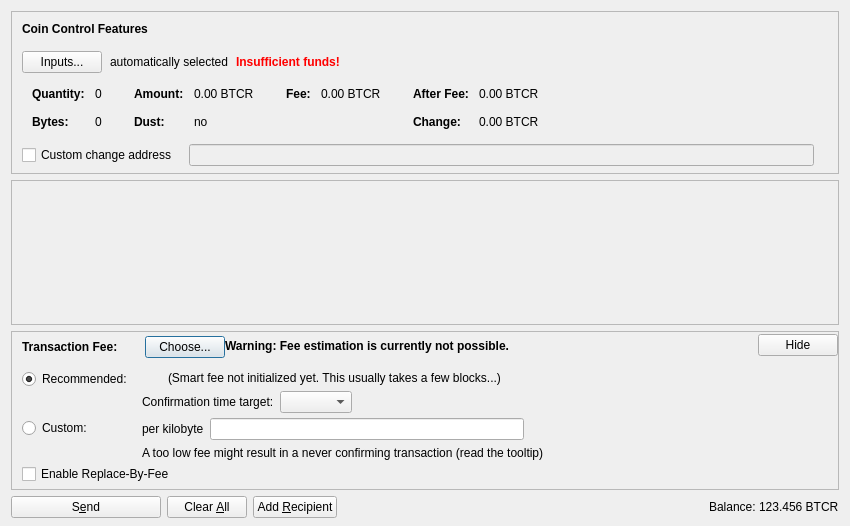
<?xml version="1.0" encoding="UTF-8"?>
<ui version="4.0">
 <class>SendCoinsDialog</class>
 <widget class="QDialog" name="SendCoinsDialog">
  <property name="geometry">
   <rect>
    <x>0</x>
    <y>0</y>
    <width>850</width>
    <height>526</height>
   </rect>
  </property>
  <property name="windowTitle">
   <string>Send Coins</string>
  </property>
  <layout class="QVBoxLayout" name="verticalLayout" stretch="0,1,0,0">
   <property name="bottomMargin">
    <number>8</number>
   </property>
   <item>
    <widget class="QFrame" name="frameCoinControl">
     <property name="sizePolicy">
      <sizepolicy hsizetype="Expanding" vsizetype="Expanding">
       <horstretch>0</horstretch>
       <verstretch>0</verstretch>
      </sizepolicy>
     </property>
     <property name="maximumSize">
      <size>
       <width>16777215</width>
       <height>16777215</height>
      </size>
     </property>
     <property name="frameShape">
      <enum>QFrame::StyledPanel</enum>
     </property>
     <property name="frameShadow">
      <enum>QFrame::Sunken</enum>
     </property>
     <layout class="QVBoxLayout" name="verticalLayoutCoinControl2">
      <property name="spacing">
       <number>0</number>
      </property>
      <property name="leftMargin">
       <number>0</number>
      </property>
      <property name="topMargin">
       <number>0</number>
      </property>
      <property name="rightMargin">
       <number>0</number>
      </property>
      <property name="bottomMargin">
       <number>6</number>
      </property>
      <item>
       <layout class="QVBoxLayout" name="verticalLayoutCoinControl" stretch="0,0,0,0,1">
        <property name="spacing">
         <number>0</number>
        </property>
        <property name="leftMargin">
         <number>10</number>
        </property>
        <property name="topMargin">
         <number>10</number>
        </property>
        <item>
         <layout class="QHBoxLayout" name="horizontalLayoutCoinControl1">
          <property name="bottomMargin">
           <number>15</number>
          </property>
          <item>
           <widget class="QLabel" name="labelCoinControlFeatures">
            <property name="sizePolicy">
             <sizepolicy hsizetype="Preferred" vsizetype="Maximum">
              <horstretch>0</horstretch>
              <verstretch>0</verstretch>
             </sizepolicy>
            </property>
            <property name="font">
             <font>
              <weight>75</weight>
              <bold>true</bold>
             </font>
            </property>
            <property name="styleSheet">
             <string notr="true">font-weight:bold;</string>
            </property>
            <property name="text">
             <string>Coin Control Features</string>
            </property>
           </widget>
          </item>
         </layout>
        </item>
        <item>
         <layout class="QHBoxLayout" name="horizontalLayoutCoinControl2" stretch="0,0,0,0">
          <property name="spacing">
           <number>8</number>
          </property>
          <property name="bottomMargin">
           <number>10</number>
          </property>
          <item>
           <widget class="QPushButton" name="pushButtonCoinControl">
            <property name="styleSheet">
             <string notr="true"/>
            </property>
            <property name="text">
             <string>Inputs...</string>
            </property>
            <property name="autoDefault">
             <bool>false</bool>
            </property>
           </widget>
          </item>
          <item>
           <widget class="QLabel" name="labelCoinControlAutomaticallySelected">
            <property name="text">
             <string>automatically selected</string>
            </property>
            <property name="margin">
             <number>5</number>
            </property>
           </widget>
          </item>
          <item>
           <widget class="QLabel" name="labelCoinControlInsuffFunds">
            <property name="font">
             <font>
              <weight>75</weight>
              <bold>true</bold>
             </font>
            </property>
            <property name="styleSheet">
             <string notr="true">color:red;font-weight:bold;</string>
            </property>
            <property name="text">
             <string>Insufficient funds!</string>
            </property>
            <property name="margin">
             <number>5</number>
            </property>
           </widget>
          </item>
          <item>
           <spacer name="horizontalSpacerCoinControl">
            <property name="orientation">
             <enum>Qt::Horizontal</enum>
            </property>
            <property name="sizeHint" stdset="0">
             <size>
              <width>40</width>
              <height>1</height>
             </size>
            </property>
           </spacer>
          </item>
         </layout>
        </item>
        <item>
         <widget class="QWidget" name="widgetCoinControl" native="true">
          <property name="sizePolicy">
           <sizepolicy hsizetype="Preferred" vsizetype="Preferred">
            <horstretch>0</horstretch>
            <verstretch>0</verstretch>
           </sizepolicy>
          </property>
          <property name="minimumSize">
           <size>
            <width>0</width>
            <height>0</height>
           </size>
          </property>
          <property name="styleSheet">
           <string notr="true"/>
          </property>
          <layout class="QHBoxLayout" name="horizontalLayoutCoinControl5">
           <property name="leftMargin">
            <number>0</number>
           </property>
           <property name="topMargin">
            <number>0</number>
           </property>
           <property name="rightMargin">
            <number>0</number>
           </property>
           <property name="bottomMargin">
            <number>0</number>
           </property>
           <item>
            <layout class="QHBoxLayout" name="horizontalLayoutCoinControl3" stretch="0,0,0,1">
             <property name="spacing">
              <number>20</number>
             </property>
             <property name="topMargin">
              <number>0</number>
             </property>
             <property name="bottomMargin">
              <number>10</number>
             </property>
             <item>
              <layout class="QFormLayout" name="formLayoutCoinControl1">
               <property name="horizontalSpacing">
                <number>10</number>
               </property>
               <property name="verticalSpacing">
                <number>14</number>
               </property>
               <property name="leftMargin">
                <number>10</number>
               </property>
               <property name="topMargin">
                <number>4</number>
               </property>
               <property name="rightMargin">
                <number>6</number>
               </property>
               <item row="0" column="0">
                <widget class="QLabel" name="labelCoinControlQuantityText">
                 <property name="font">
                  <font>
                   <weight>75</weight>
                   <bold>true</bold>
                  </font>
                 </property>
                 <property name="text">
                  <string>Quantity:</string>
                 </property>
                 <property name="margin">
                  <number>0</number>
                 </property>
                </widget>
               </item>
               <item row="0" column="1">
                <widget class="QLabel" name="labelCoinControlQuantity">
                 <property name="cursor">
                  <cursorShape>IBeamCursor</cursorShape>
                 </property>
                 <property name="contextMenuPolicy">
                  <enum>Qt::ActionsContextMenu</enum>
                 </property>
                 <property name="text">
                  <string notr="true">0</string>
                 </property>
                 <property name="margin">
                  <number>0</number>
                 </property>
                 <property name="textInteractionFlags">
                  <set>Qt::LinksAccessibleByMouse|Qt::TextSelectableByKeyboard|Qt::TextSelectableByMouse</set>
                 </property>
                </widget>
               </item>
               <item row="1" column="0">
                <widget class="QLabel" name="labelCoinControlBytesText">
                 <property name="font">
                  <font>
                   <weight>75</weight>
                   <bold>true</bold>
                  </font>
                 </property>
                 <property name="text">
                  <string>Bytes:</string>
                 </property>
                </widget>
               </item>
               <item row="1" column="1">
                <widget class="QLabel" name="labelCoinControlBytes">
                 <property name="cursor">
                  <cursorShape>IBeamCursor</cursorShape>
                 </property>
                 <property name="contextMenuPolicy">
                  <enum>Qt::ActionsContextMenu</enum>
                 </property>
                 <property name="text">
                  <string notr="true">0</string>
                 </property>
                 <property name="textInteractionFlags">
                  <set>Qt::LinksAccessibleByMouse|Qt::TextSelectableByKeyboard|Qt::TextSelectableByMouse</set>
                 </property>
                </widget>
               </item>
              </layout>
             </item>
             <item>
              <layout class="QFormLayout" name="formLayoutCoinControl2">
               <property name="horizontalSpacing">
                <number>10</number>
               </property>
               <property name="verticalSpacing">
                <number>14</number>
               </property>
               <property name="leftMargin">
                <number>6</number>
               </property>
               <property name="topMargin">
                <number>4</number>
               </property>
               <property name="rightMargin">
                <number>6</number>
               </property>
               <item row="0" column="0">
                <widget class="QLabel" name="labelCoinControlAmountText">
                 <property name="font">
                  <font>
                   <weight>75</weight>
                   <bold>true</bold>
                  </font>
                 </property>
                 <property name="text">
                  <string>Amount:</string>
                 </property>
                 <property name="margin">
                  <number>0</number>
                 </property>
                </widget>
               </item>
               <item row="0" column="1">
                <widget class="QLabel" name="labelCoinControlAmount">
                 <property name="cursor">
                  <cursorShape>IBeamCursor</cursorShape>
                 </property>
                 <property name="contextMenuPolicy">
                  <enum>Qt::ActionsContextMenu</enum>
                 </property>
                 <property name="text">
                  <string notr="true">0.00 BTCR</string>
                 </property>
                 <property name="textInteractionFlags">
                  <set>Qt::LinksAccessibleByMouse|Qt::TextSelectableByKeyboard|Qt::TextSelectableByMouse</set>
                 </property>
                </widget>
               </item>
               <item row="1" column="0">
                <widget class="QLabel" name="labelCoinControlLowOutputText">
                 <property name="font">
                  <font>
                   <weight>75</weight>
                   <bold>true</bold>
                  </font>
                 </property>
                 <property name="text">
                  <string>Dust:</string>
                 </property>
                </widget>
               </item>
               <item row="1" column="1">
                <widget class="QLabel" name="labelCoinControlLowOutput">
                 <property name="cursor">
                  <cursorShape>IBeamCursor</cursorShape>
                 </property>
                 <property name="contextMenuPolicy">
                  <enum>Qt::ActionsContextMenu</enum>
                 </property>
                 <property name="text">
                  <string notr="true">no</string>
                 </property>
                 <property name="textInteractionFlags">
                  <set>Qt::LinksAccessibleByMouse|Qt::TextSelectableByKeyboard|Qt::TextSelectableByMouse</set>
                 </property>
                </widget>
               </item>
              </layout>
             </item>
             <item>
              <layout class="QFormLayout" name="formLayoutCoinControl3">
               <property name="horizontalSpacing">
                <number>10</number>
               </property>
               <property name="verticalSpacing">
                <number>14</number>
               </property>
               <property name="leftMargin">
                <number>6</number>
               </property>
               <property name="topMargin">
                <number>4</number>
               </property>
               <property name="rightMargin">
                <number>6</number>
               </property>
               <item row="0" column="0">
                <widget class="QLabel" name="labelCoinControlFeeText">
                 <property name="font">
                  <font>
                   <weight>75</weight>
                   <bold>true</bold>
                  </font>
                 </property>
                 <property name="text">
                  <string>Fee:</string>
                 </property>
                 <property name="margin">
                  <number>0</number>
                 </property>
                </widget>
               </item>
               <item row="0" column="1">
                <widget class="QLabel" name="labelCoinControlFee">
                 <property name="cursor">
                  <cursorShape>IBeamCursor</cursorShape>
                 </property>
                 <property name="contextMenuPolicy">
                  <enum>Qt::ActionsContextMenu</enum>
                 </property>
                 <property name="text">
                  <string notr="true">0.00 BTCR</string>
                 </property>
                 <property name="textInteractionFlags">
                  <set>Qt::LinksAccessibleByMouse|Qt::TextSelectableByKeyboard|Qt::TextSelectableByMouse</set>
                 </property>
                </widget>
               </item>
              </layout>
             </item>
             <item>
              <layout class="QFormLayout" name="formLayoutCoinControl4">
               <property name="horizontalSpacing">
                <number>10</number>
               </property>
               <property name="verticalSpacing">
                <number>14</number>
               </property>
               <property name="leftMargin">
                <number>6</number>
               </property>
               <property name="topMargin">
                <number>4</number>
               </property>
               <property name="rightMargin">
                <number>6</number>
               </property>
               <item row="0" column="0">
                <widget class="QLabel" name="labelCoinControlAfterFeeText">
                 <property name="font">
                  <font>
                   <weight>75</weight>
                   <bold>true</bold>
                  </font>
                 </property>
                 <property name="text">
                  <string>After Fee:</string>
                 </property>
                 <property name="margin">
                  <number>0</number>
                 </property>
                </widget>
               </item>
               <item row="0" column="1">
                <widget class="QLabel" name="labelCoinControlAfterFee">
                 <property name="cursor">
                  <cursorShape>IBeamCursor</cursorShape>
                 </property>
                 <property name="contextMenuPolicy">
                  <enum>Qt::ActionsContextMenu</enum>
                 </property>
                 <property name="text">
                  <string notr="true">0.00 BTCR</string>
                 </property>
                 <property name="textInteractionFlags">
                  <set>Qt::LinksAccessibleByMouse|Qt::TextSelectableByKeyboard|Qt::TextSelectableByMouse</set>
                 </property>
                </widget>
               </item>
               <item row="1" column="0">
                <widget class="QLabel" name="labelCoinControlChangeText">
                 <property name="font">
                  <font>
                   <weight>75</weight>
                   <bold>true</bold>
                  </font>
                 </property>
                 <property name="text">
                  <string>Change:</string>
                 </property>
                </widget>
               </item>
               <item row="1" column="1">
                <widget class="QLabel" name="labelCoinControlChange">
                 <property name="cursor">
                  <cursorShape>IBeamCursor</cursorShape>
                 </property>
                 <property name="contextMenuPolicy">
                  <enum>Qt::ActionsContextMenu</enum>
                 </property>
                 <property name="text">
                  <string notr="true">0.00 BTCR</string>
                 </property>
                 <property name="textInteractionFlags">
                  <set>Qt::LinksAccessibleByMouse|Qt::TextSelectableByKeyboard|Qt::TextSelectableByMouse</set>
                 </property>
                </widget>
               </item>
              </layout>
             </item>
            </layout>
           </item>
          </layout>
         </widget>
        </item>
        <item>
         <layout class="QHBoxLayout" name="horizontalLayoutCoinControl4" stretch="0,0,0">
          <property name="spacing">
           <number>12</number>
          </property>
          <property name="sizeConstraint">
           <enum>QLayout::SetDefaultConstraint</enum>
          </property>
          <property name="topMargin">
           <number>5</number>
          </property>
          <property name="rightMargin">
           <number>5</number>
          </property>
          <item>
           <widget class="QCheckBox" name="checkBoxCoinControlChange">
            <property name="toolTip">
             <string>If this is activated, but the change address is empty or invalid, change will be sent to a newly generated address.</string>
            </property>
            <property name="text">
             <string>Custom change address</string>
            </property>
           </widget>
          </item>
          <item>
           <widget class="QValidatedLineEdit" name="lineEditCoinControlChange">
            <property name="enabled">
             <bool>false</bool>
            </property>
            <property name="sizePolicy">
             <sizepolicy hsizetype="Expanding" vsizetype="Fixed">
              <horstretch>0</horstretch>
              <verstretch>0</verstretch>
             </sizepolicy>
            </property>
           </widget>
          </item>
          <item>
           <widget class="QLabel" name="labelCoinControlChangeLabel">
            <property name="sizePolicy">
             <sizepolicy hsizetype="Preferred" vsizetype="Expanding">
              <horstretch>0</horstretch>
              <verstretch>0</verstretch>
             </sizepolicy>
            </property>
            <property name="minimumSize">
             <size>
              <width>0</width>
              <height>0</height>
             </size>
            </property>
            <property name="text">
             <string/>
            </property>
            <property name="margin">
             <number>3</number>
            </property>
           </widget>
          </item>
         </layout>
        </item>
        <item>
         <spacer name="verticalSpacerCoinControl">
          <property name="orientation">
           <enum>Qt::Vertical</enum>
          </property>
          <property name="sizeHint" stdset="0">
           <size>
            <width>800</width>
            <height>1</height>
           </size>
          </property>
         </spacer>
        </item>
       </layout>
      </item>
     </layout>
    </widget>
   </item>
   <item>
    <widget class="QScrollArea" name="scrollArea">
     <property name="widgetResizable">
      <bool>true</bool>
     </property>
     <widget class="QWidget" name="scrollAreaWidgetContents">
      <property name="geometry">
       <rect>
        <x>0</x>
        <y>0</y>
        <width>830</width>
        <height>104</height>
       </rect>
      </property>
      <layout class="QVBoxLayout" name="verticalLayout_2" stretch="0,1">
       <property name="leftMargin">
        <number>0</number>
       </property>
       <property name="topMargin">
        <number>0</number>
       </property>
       <property name="rightMargin">
        <number>0</number>
       </property>
       <property name="bottomMargin">
        <number>0</number>
       </property>
       <item>
        <layout class="QVBoxLayout" name="entries">
         <property name="spacing">
          <number>6</number>
         </property>
        </layout>
       </item>
       <item>
        <spacer name="verticalSpacer">
         <property name="orientation">
          <enum>Qt::Vertical</enum>
         </property>
         <property name="sizeHint" stdset="0">
          <size>
           <width>20</width>
           <height>40</height>
          </size>
         </property>
        </spacer>
       </item>
      </layout>
     </widget>
    </widget>
   </item>
   <item>
    <widget class="QFrame" name="frameFee">
     <property name="sizePolicy">
      <sizepolicy hsizetype="Expanding" vsizetype="Expanding">
       <horstretch>0</horstretch>
       <verstretch>0</verstretch>
      </sizepolicy>
     </property>
     <property name="maximumSize">
      <size>
       <width>16777215</width>
       <height>16777215</height>
      </size>
     </property>
     <property name="frameShape">
      <enum>QFrame::StyledPanel</enum>
     </property>
     <property name="frameShadow">
      <enum>QFrame::Sunken</enum>
     </property>
     <layout class="QVBoxLayout" name="verticalLayoutFee1">
      <property name="spacing">
       <number>0</number>
      </property>
      <property name="leftMargin">
       <number>0</number>
      </property>
      <property name="topMargin">
       <number>0</number>
      </property>
      <property name="rightMargin">
       <number>0</number>
      </property>
      <property name="bottomMargin">
       <number>0</number>
      </property>
      <item>
       <layout class="QVBoxLayout" name="verticalLayoutFee2" stretch="0,0,0">
        <property name="spacing">
         <number>0</number>
        </property>
        <property name="leftMargin">
         <number>10</number>
        </property>
        <property name="topMargin">
         <number>0</number>
        </property>
        <item>
         <layout class="QHBoxLayout" name="horizontalLayoutFee1">
          <property name="bottomMargin">
           <number>0</number>
          </property>
          <item>
           <layout class="QVBoxLayout" name="verticalLayoutFee7">
            <property name="spacing">
             <number>0</number>
            </property>
            <item>
             <spacer name="verticalSpacerSmartFee">
              <property name="orientation">
               <enum>Qt::Vertical</enum>
              </property>
              <property name="sizeType">
               <enum>QSizePolicy::Fixed</enum>
              </property>
              <property name="sizeHint" stdset="0">
               <size>
                <width>1</width>
                <height>4</height>
               </size>
              </property>
             </spacer>
            </item>
            <item>
             <layout class="QHBoxLayout" name="horizontalLayoutSmartFee">
              <property name="spacing">
               <number>10</number>
              </property>
              <item>
               <widget class="QLabel" name="labelFeeHeadline">
                <property name="sizePolicy">
                 <sizepolicy hsizetype="Preferred" vsizetype="Maximum">
                  <horstretch>0</horstretch>
                  <verstretch>0</verstretch>
                 </sizepolicy>
                </property>
                <property name="font">
                 <font>
                  <weight>75</weight>
                  <bold>true</bold>
                 </font>
                </property>
                <property name="styleSheet">
                 <string notr="true">font-weight:bold;</string>
                </property>
                <property name="text">
                 <string>Transaction Fee:</string>
                </property>
               </widget>
              </item>
              <item>
               <widget class="QLabel" name="labelFeeMinimized">
                <property name="text">
                 <string/>
                </property>
               </widget>
              </item>
              <item>
               <widget class="QPushButton" name="buttonChooseFee">
                <property name="text">
                 <string>Choose...</string>
                </property>
               </widget>
              </item>
             </layout>
            </item>
            <item>
             <spacer name="verticalSpacer_5">
              <property name="orientation">
               <enum>Qt::Vertical</enum>
              </property>
              <property name="sizeHint" stdset="0">
               <size>
                <width>1</width>
                <height>1</height>
               </size>
              </property>
             </spacer>
            </item>
           </layout>
          </item>
          <item>
           <widget class="QLabel" name="fallbackFeeWarningLabel">
            <property name="toolTip">
             <string>Using the fallbackfee can result in sending a transaction that will take several hours or days (or never) to confirm. Consider choosing your fee manually or wait until you have validated the complete chain.</string>
            </property>
            <property name="font">
            <font>
                <weight>75</weight>
                <bold>true</bold>
            </font>
            </property>
            <property name="text">
             <string>Warning: Fee estimation is currently not possible.</string>
            </property>
            <property name="wordWrap">
             <bool>false</bool>
            </property>
           </widget>
          </item>
          <item>
           <spacer name="horizontalSpacer_4">
            <property name="orientation">
             <enum>Qt::Horizontal</enum>
            </property>
            <property name="sizeType">
             <enum>QSizePolicy::MinimumExpanding</enum>
            </property>
            <property name="sizeHint" stdset="0">
             <size>
              <width>40</width>
              <height>20</height>
             </size>
            </property>
           </spacer>
          </item>
          <item>
           <widget class="QPushButton" name="buttonMinimizeFee">
            <property name="toolTip">
             <string>Hide transaction fee settings</string>
            </property>
            <property name="text">
             <string>Hide</string>
            </property>
           </widget>
          </item>
         </layout>
        </item>
        <item>
         <widget class="QFrame" name="frameFeeSelection">
          <layout class="QVBoxLayout" name="verticalLayoutFee12">
           <property name="spacing">
            <number>0</number>
           </property>
           <property name="leftMargin">
            <number>0</number>
           </property>
           <property name="topMargin">
            <number>0</number>
           </property>
           <property name="rightMargin">
            <number>0</number>
           </property>
           <property name="bottomMargin">
            <number>0</number>
           </property>
           <item>
            <layout class="QGridLayout" name="gridLayoutFee">
             <property name="topMargin">
              <number>10</number>
             </property>
             <property name="bottomMargin">
              <number>4</number>
             </property>
             <property name="horizontalSpacing">
              <number>10</number>
             </property>
             <property name="verticalSpacing">
              <number>4</number>
             </property>
             <item row="1" column="1">
              <layout class="QVBoxLayout" name="verticalLayoutFee8">
               <property name="spacing">
                <number>6</number>
               </property>
               <item>
                <layout class="QHBoxLayout" name="horizontalLayoutFee13">
                 <item>
                  <widget class="QLabel" name="labelCustomPerKilobyte">
                   <property name="toolTip">
                    <string>Specify a custom fee per kB (1,000 bytes) of the transaction's virtual size.

Note:  Since the fee is calculated on a per-byte basis, a fee of "100 satoshis per kB" for a transaction size of 500 bytes (half of 1 kB) would ultimately yield a fee of only 50 satoshis.</string>
                   </property>
                   <property name="text">
                    <string>per kilobyte</string>
                   </property>
                  </widget>
                 </item>
                 <item>
                  <widget class="BitcoinReloadedAmountField" name="customFee"/>
                 </item>
                 <item>
                  <spacer name="horizontalSpacer_6">
                   <property name="orientation">
                    <enum>Qt::Horizontal</enum>
                   </property>
                   <property name="sizeHint" stdset="0">
                    <size>
                     <width>1</width>
                     <height>1</height>
                    </size>
                   </property>
                  </spacer>
                 </item>
                </layout>
               </item>
               <item>
                <layout class="QHBoxLayout" name="horizontalLayoutFee8">
                 <item>
                  <widget class="QLabel" name="labelCustomFeeWarning">
                   <property name="enabled">
                    <bool>true</bool>
                   </property>
                   <property name="toolTip">
                    <string>When there is less transaction volume than space in the blocks, miners as well as relaying nodes may enforce a minimum fee. Paying only this minimum fee is just fine, but be aware that this can result in a never confirming transaction once there is more demand for bitcoinreloaded transactions than the network can process.</string>
                   </property>
                   <property name="text">
                    <string>A too low fee might result in a never confirming transaction (read the tooltip)</string>
                   </property>
                  </widget>
                 </item>
                 <item>
                  <spacer name="horizontalSpacer_2">
                   <property name="orientation">
                    <enum>Qt::Horizontal</enum>
                   </property>
                   <property name="sizeHint" stdset="0">
                    <size>
                     <width>1</width>
                     <height>1</height>
                    </size>
                   </property>
                  </spacer>
                 </item>
                </layout>
               </item>
              </layout>
             </item>
             <item row="0" column="0">
              <layout class="QVBoxLayout" name="verticalLayoutFee4" stretch="0,1">
               <item>
                <widget class="QRadioButton" name="radioSmartFee">
                 <property name="text">
                  <string>Recommended:</string>
                 </property>
                 <property name="checked">
                  <bool>true</bool>
                 </property>
                 <attribute name="buttonGroup">
                  <string notr="true">groupFee</string>
                 </attribute>
                </widget>
               </item>
               <item>
                <spacer name="verticalSpacer_2">
                 <property name="orientation">
                  <enum>Qt::Vertical</enum>
                 </property>
                 <property name="sizeHint" stdset="0">
                  <size>
                   <width>1</width>
                   <height>1</height>
                  </size>
                 </property>
                </spacer>
               </item>
              </layout>
             </item>
             <item row="1" column="0">
              <layout class="QVBoxLayout" name="verticalLayoutFee9" stretch="0,1">
               <item>
                <widget class="QRadioButton" name="radioCustomFee">
                 <property name="text">
                  <string>Custom:</string>
                 </property>
                 <attribute name="buttonGroup">
                  <string notr="true">groupFee</string>
                 </attribute>
                </widget>
               </item>
               <item>
                <spacer name="verticalSpacer_6">
                 <property name="orientation">
                  <enum>Qt::Vertical</enum>
                 </property>
                 <property name="sizeHint" stdset="0">
                  <size>
                   <width>1</width>
                   <height>1</height>
                  </size>
                 </property>
                </spacer>
               </item>
              </layout>
             </item>
             <item row="0" column="1">
              <layout class="QVBoxLayout" name="verticalLayoutFee3" stretch="0,0,1">
               <property name="spacing">
                <number>6</number>
               </property>
               <property name="topMargin">
                <number>2</number>
               </property>
               <item>
                <layout class="QHBoxLayout" name="horizontalLayoutFee12">
                 <item>
                  <widget class="QLabel" name="labelSmartFee">
                   <property name="text">
                    <string/>
                   </property>
                  </widget>
                 </item>
                 <item>
                  <widget class="QLabel" name="labelFeeEstimation">
                   <property name="text">
                    <string/>
                   </property>
                  </widget>
                 </item>
                 <item>
                  <widget class="QLabel" name="labelSmartFee2">
                   <property name="text">
                    <string>(Smart fee not initialized yet. This usually takes a few blocks...)</string>
                   </property>
                  </widget>
                 </item>
                 <item>
                  <spacer name="horizontalSpacer_5">
                   <property name="orientation">
                    <enum>Qt::Horizontal</enum>
                   </property>
                   <property name="sizeHint" stdset="0">
                    <size>
                     <width>1</width>
                     <height>1</height>
                    </size>
                   </property>
                  </spacer>
                 </item>
                </layout>
               </item>
               <item>
                <layout class="QHBoxLayout" name="horizontalLayoutFee9">
                 <item>
                  <layout class="QVBoxLayout" name="verticalLayoutFee6">
                   <item>
                    <widget class="QLabel" name="labelSmartFee3">
                     <property name="text">
                      <string>Confirmation time target:</string>
                     </property>
                    </widget>
                   </item>
                  </layout>
                 </item>
                 <item>
                  <layout class="QVBoxLayout" name="verticalLayoutFee5">
                   <property name="rightMargin">
                    <number>30</number>
                   </property>
                   <item>
                    <layout class="QHBoxLayout" name="horizontalLayoutConfTarget">
                     <property name="bottomMargin">
                      <number>0</number>
                     </property>
                     <item>
                      <widget class="QComboBox" name="confTargetSelector"/>
                     </item>
                     <item>
                      <spacer name="horizontalSpacerConfTarget">
                       <property name="orientation">
                        <enum>Qt::Horizontal</enum>
                       </property>
                       <property name="sizeHint" stdset="0">
                        <size>
                         <width>40</width>
                         <height>20</height>
                        </size>
                       </property>
                      </spacer>
                     </item>
                    </layout>
                   </item>
                  </layout>
                 </item>
                </layout>
               </item>
               <item>
                <spacer name="verticalSpacer_4">
                 <property name="orientation">
                  <enum>Qt::Vertical</enum>
                 </property>
                 <property name="sizeHint" stdset="0">
                  <size>
                   <width>1</width>
                   <height>1</height>
                  </size>
                 </property>
                </spacer>
               </item>
              </layout>
             </item>
            </layout>
           </item>
           <item>
            <widget class="QCheckBox" name="optInRBF">
             <property name="text">
              <string>Enable Replace-By-Fee</string>
             </property>
             <property name="toolTip">
              <string>With Replace-By-Fee (BIP-125) you can increase a transaction's fee after it is sent. Without this, a higher fee may be recommended to compensate for increased transaction delay risk.</string>
             </property>
            </widget>
           </item>
          </layout>
         </widget>
        </item>
        <item>
         <spacer name="verticalSpacerFee">
          <property name="orientation">
           <enum>Qt::Vertical</enum>
          </property>
          <property name="sizeHint" stdset="0">
           <size>
            <width>40</width>
            <height>5</height>
           </size>
          </property>
         </spacer>
        </item>
       </layout>
      </item>
     </layout>
    </widget>
   </item>
   <item>
    <layout class="QHBoxLayout" name="horizontalLayout">
     <item>
      <widget class="QPushButton" name="sendButton">
       <property name="minimumSize">
        <size>
         <width>150</width>
         <height>0</height>
        </size>
       </property>
       <property name="toolTip">
        <string>Confirm the send action</string>
       </property>
       <property name="text">
        <string>S&amp;end</string>
       </property>
       <property name="icon">
        <iconset resource="../bitcoinreloaded.qrc">
         <normaloff>:/icons/send</normaloff>:/icons/send</iconset>
       </property>
       <property name="autoDefault">
        <bool>false</bool>
       </property>
       <property name="default">
        <bool>false</bool>
       </property>
      </widget>
     </item>
     <item>
      <widget class="QPushButton" name="clearButton">
       <property name="sizePolicy">
        <sizepolicy hsizetype="Minimum" vsizetype="Fixed">
         <horstretch>0</horstretch>
         <verstretch>0</verstretch>
        </sizepolicy>
       </property>
       <property name="toolTip">
        <string>Clear all fields of the form.</string>
       </property>
       <property name="text">
        <string>Clear &amp;All</string>
       </property>
       <property name="icon">
        <iconset resource="../bitcoinreloaded.qrc">
         <normaloff>:/icons/remove</normaloff>:/icons/remove</iconset>
       </property>
       <property name="autoDefault">
        <bool>false</bool>
       </property>
      </widget>
     </item>
     <item>
      <widget class="QPushButton" name="addButton">
       <property name="toolTip">
        <string>Send to multiple recipients at once</string>
       </property>
       <property name="text">
        <string>Add &amp;Recipient</string>
       </property>
       <property name="icon">
        <iconset resource="../bitcoinreloaded.qrc">
         <normaloff>:/icons/add</normaloff>:/icons/add</iconset>
       </property>
       <property name="autoDefault">
        <bool>false</bool>
       </property>
      </widget>
     </item>
     <item>
      <spacer name="horizontalSpacer">
       <property name="orientation">
        <enum>Qt::Horizontal</enum>
       </property>
       <property name="sizeHint" stdset="0">
        <size>
         <width>40</width>
         <height>20</height>
        </size>
       </property>
      </spacer>
     </item>
     <item>
      <layout class="QHBoxLayout" name="horizontalLayout_2">
       <property name="spacing">
        <number>3</number>
       </property>
       <item>
        <widget class="QLabel" name="labelBalanceName">
         <property name="sizePolicy">
          <sizepolicy hsizetype="Preferred" vsizetype="Fixed">
           <horstretch>0</horstretch>
           <verstretch>0</verstretch>
          </sizepolicy>
         </property>
         <property name="text">
          <string>Balance:</string>
         </property>
        </widget>
       </item>
       <item>
        <widget class="QLabel" name="labelBalance">
         <property name="sizePolicy">
          <sizepolicy hsizetype="Preferred" vsizetype="Fixed">
           <horstretch>0</horstretch>
           <verstretch>0</verstretch>
          </sizepolicy>
         </property>
         <property name="cursor">
          <cursorShape>IBeamCursor</cursorShape>
         </property>
         <property name="text">
          <string notr="true">123.456 BTCR</string>
         </property>
         <property name="textInteractionFlags">
          <set>Qt::LinksAccessibleByMouse|Qt::TextSelectableByKeyboard|Qt::TextSelectableByMouse</set>
         </property>
        </widget>
       </item>
      </layout>
     </item>
    </layout>
   </item>
  </layout>
 </widget>
 <customwidgets>
  <customwidget>
   <class>QValidatedLineEdit</class>
   <extends>QLineEdit</extends>
   <header>qt/qvalidatedlineedit.h</header>
  </customwidget>
  <customwidget>
   <class>BitcoinReloadedAmountField</class>
   <extends>QLineEdit</extends>
   <header>qt/bitcoinreloadedamountfield.h</header>
   <container>1</container>
  </customwidget>
 </customwidgets>
 <resources>
  <include location="../bitcoinreloaded.qrc"/>
 </resources>
 <connections/>
 <buttongroups>
  <buttongroup name="groupFee"/>
 </buttongroups>
</ui>
